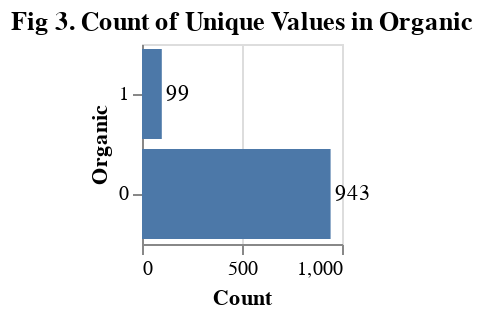

This figure's notebook cell:
### Markdown cell above
####
Majority of the cheeses are organic as can be see in Fig 1.

### Code cell
base = (alt.Chart(cheese, width=100, height=100).mark_bar()
          .encode(
              alt.Y('Organic:N', sort = 'x'),
              alt.X('count():Q', title = 'Count'),
              tooltip = [alt.Tooltip('count():Q'),
                        alt.Tooltip('Organic:N')]
          )
          .properties(title = 'Fig 3. Count of Unique Values in Organic')
         )

Fig_3 = base + base.mark_text(align ='left', dx = 2).encode(text = 'count():Q')

Fig_3

### Figure 1 — Vega-Lite specification as saved in the notebook (floating-point values rounded to 4 significant figures; data arrays with more than 128 entries replaced by an {"elided": "..."} marker saying what was removed)
{"config": {"view": {"continuousWidth": 400, "continuousHeight": 300}}, "layer": [{"mark": "bar", "encoding": {"tooltip": [{"aggregate": "count", "type": "quantitative"}, {"field": "Organic", "type": "nominal"}], "x": {"aggregate": "count", "title": "Count", "type": "quantitative"}, "y": {"field": "Organic", "sort": "x", "type": "nominal"}}, "height": 100, "title": "Fig 3. Count of Unique Values in Organic", "width": 100}, {"mark": {"type": "text", "align": "left", "dx": 2}, "encoding": {"text": {"aggregate": "count", "type": "quantitative"}, "tooltip": [{"aggregate": "count", "type": "quantitative"}, {"field": "Organic", "type": "nominal"}], "x": {"aggregate": "count", "title": "Count", "type": "quantitative"}, "y": {"field": "Organic", "sort": "x", "type": "nominal"}}, "height": 100, "title": "Fig 3. Count of Unique Values in Organic", "width": 100}], "data": {"name": "data-1e08b5dcf76bc87d5135ce607a635391"}, "$schema": "https://vega.github.io/schema/vega-lite/v4.17.0.json", "datasets": {"data-1e08b5dcf76bc87d5135ce607a635391": {"elided": "1042 records"}}}
